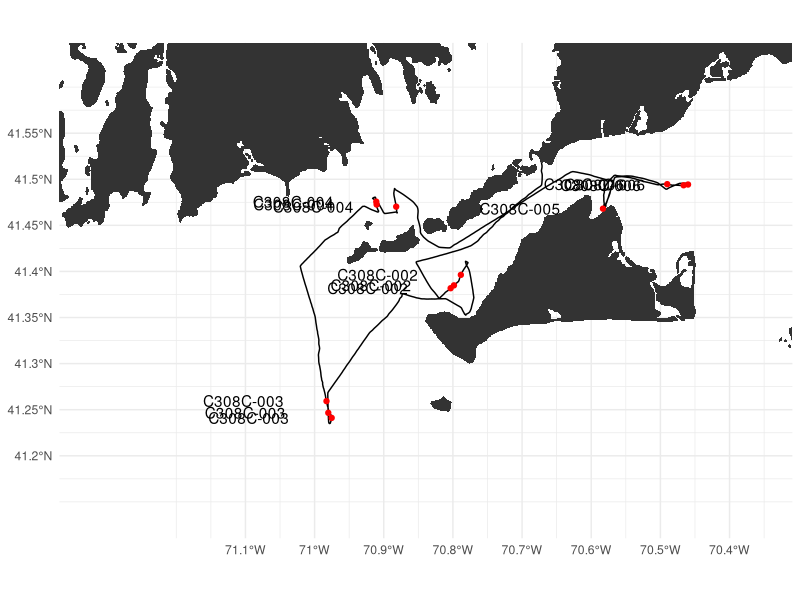

Source code (R):
## ---- chunk 1
library(tidyverse)
stations <- read_csv("data/C308C_summary_datasheet.csv")
elg <- read_csv("data/C308C_elg.csv")
coastline <- read_csv("data/coastline.csv")

xbreaks <- pretty(range(elg$lon))
xlabels <- paste0(abs(xbreaks), "°W")
ybreaks <- pretty(range(elg$lat))
ylabels <- paste0(abs(ybreaks), "°N")

ggplot(elg, aes(lon, lat)) +
  geom_path() +
  geom_polygon(aes(group = group), data = coastline) +
  geom_point(data = stations, color = "red") +
  geom_text(aes(label = station), data = stations, nudge_x = -.12) +
  coord_quickmap(xlim = range(elg$lon) + c(-.3,+.1),
                 ylim = range(elg$lat) + c(-.1,+.1)) +
  labs(x = NULL, y = NULL) +
  scale_x_continuous(breaks = xbreaks, labels = xlabels) +
  scale_y_continuous(breaks = ybreaks, labels = ylabels) +
  theme_minimal()

# process ctd
ctd <-  read_csv("data/C308C_ctd.csv")
for (station in unique(ctd$station)) {
  write_csv(filter(ctd, station == station), paste0("data/",station,"_ctd.csv"))
}

